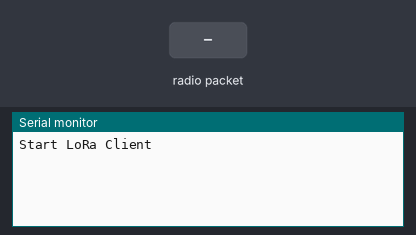
Simulated run of this sketch. Board: Arduino Uno, built with avr-gcc and run on an emulated ATmega328P. Parts: the last lines printed to the serial monitor. The test bench sets the inputs (shaded band).

Above: at 1.2 s.
1.3 s: radio packet "1" arrives
At 2.1 s:
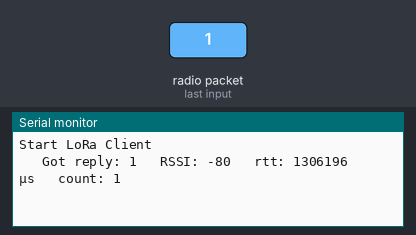
2.8 s: radio packet "0" arrives
At 3.4 s:
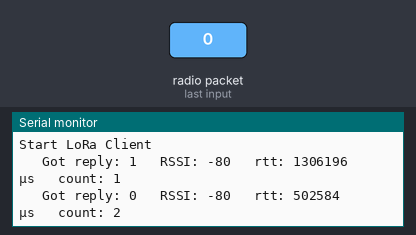
4.3 s: radio packet "2" arrives
At 4.7 s:
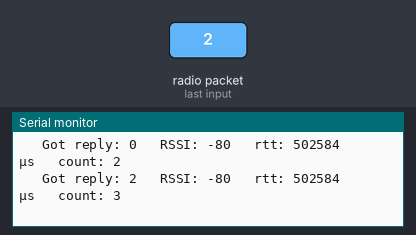

The sketch:

LoRa_Client.ino
```cpp
#include <SPI.h>
#include <RH_RF95.h>

RH_RF95 rf95;
float frequency = 868.0;
int packetsToSend = 0;
unsigned int totalTimeTaken = 0;

void setup()
{
  Serial.begin(9600);
  while(!Serial);

  Serial.println("Start LoRa Client");

  rf95.setFrequency(frequency);
  rf95.setTxPower(13);
  rf95.setSpreadingFactor(7); //Spread factor 6-12
  rf95.setSignalBandwidth(62500); //BandWidth: 7800,10400,15600,20800,31200,41700,62500,125000,250000,500000
  rf95.setCodingRate4(5); //Coding Rate: 5 (4/5), 6 (4/6), 7 (4/7), 8 (4/8)
}

void loop()
{
  if (packetsToSend < 100) {
    packetsToSend++;

    uint8_t data[] = "Hello";

    unsigned long timeStart = micros(); //Start the "RTT" timer

    rf95.send(data, sizeof(data));
    rf95.waitPacketSent();

    //Wait for a reply
    uint8_t buf[RH_RF95_MAX_MESSAGE_LEN];
    uint8_t len = sizeof(buf);

    if (rf95.waitAvailableTimeout(5000))
    {

      if (rf95.recv(buf, &len))
      {
        unsigned long timeEnd = micros();
        unsigned long timeRTT = timeEnd - timeStart;
        Serial.print("\t Got reply: ");
        Serial.print((char*)buf);
        Serial.print("\t RSSI: ");
        Serial.print(rf95.lastRssi(), DEC);
        Serial.print("\t rtt: ");
        Serial.print(timeRTT);
        Serial.print("\t   µs");
      }
      else
      {
        Serial.println("recv failed");
      }
      Serial.print("\t count: ");
      Serial.println(packetsToSend);
    }
    else
    {
    }
    delay(1000);
  }
  else {
    while(1);
    }
}
```

Measured:
- after the input at 1.3 s, the serial monitor: prints a new line at once (image 1)
- after the input at 2.8 s, the serial monitor: prints a new line at once (image 2)
- after the input at 4.3 s, the serial monitor: prints a new line at once (image 3)
